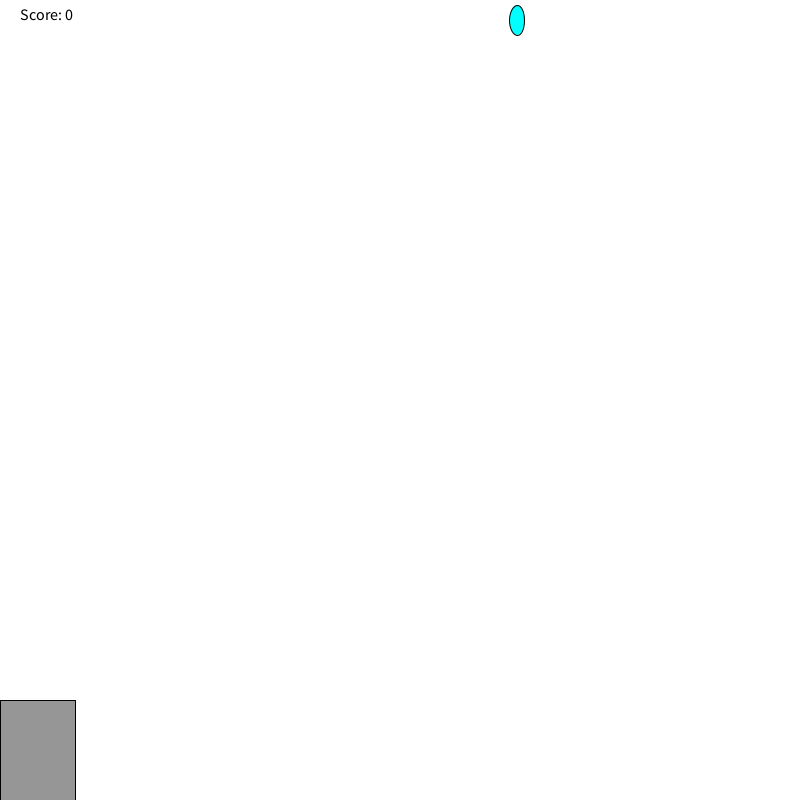
Frame 1 (no input)
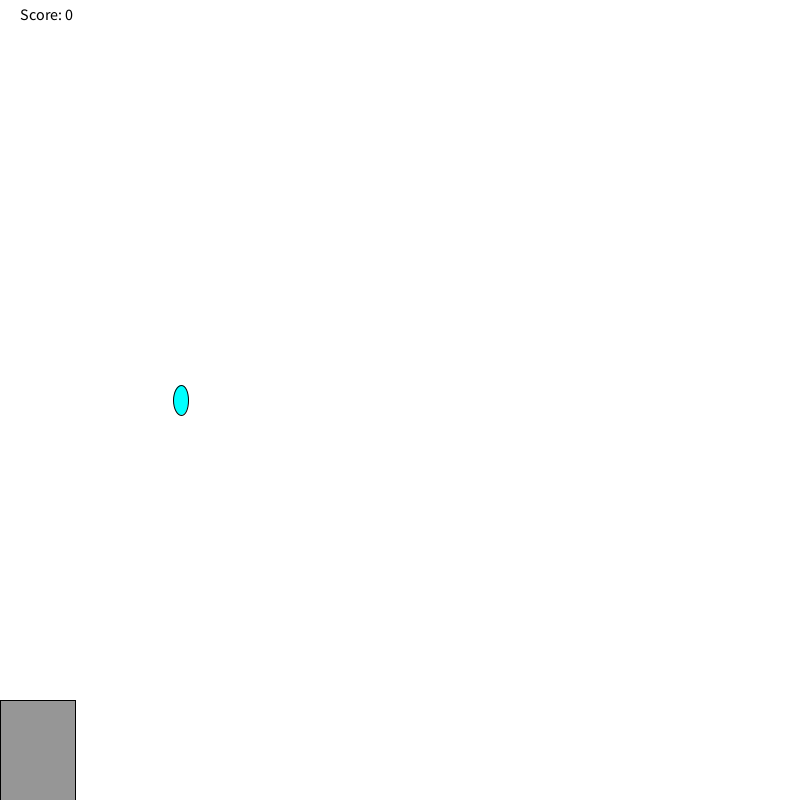
Frame 60 (the mouse pressed at the canvas centre just before this capture)
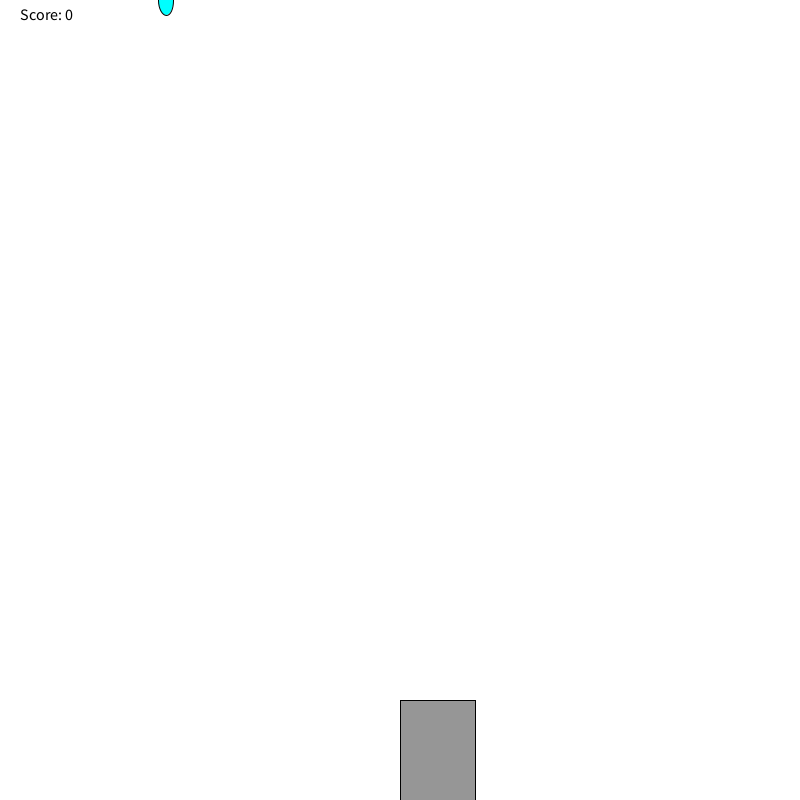
Frame 120 (the mouse held since frame 60 and released just before this capture)

The Processing sketch that drew these frames (run headless with seeded random() and noise(); from frame 60 on, the mouse is pressed at the canvas centre):

// Processing sketch: rain_game_pde
// ── rain_game_pde.pde
int y=20;
int score = 0;
int randomNumber = (int) random(800);
void setup(){
size(800, 800);
}
void draw(){
background(255,255,255);
fill(0,255,255);
stroke(0,0,0);
ellipse(randomNumber,y,15,30);
y+=20;
fill(150,150,150);
rect(mouseX, 700, 75, 100);

if(y==800){
y=0;
checkCatch(randomNumber);
randomNumber = (int) random(700);
}

  fill(0, 0, 0);
    textSize(16);
    text("Score: " + score, 20, 20);
}
    void checkCatch(int x){
         if (x > mouseX && x < mouseX+100)
            score++;
         else if (score > 0) 
            score--;
        println("Your score is now: " + score);
    }
